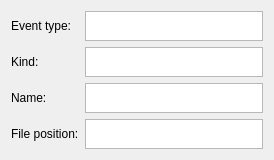
<?xml version="1.0" encoding="UTF-8"?>
<ui version="4.0">
 <class>EntryInfo</class>
 <widget class="QWidget" name="EntryInfo">
  <property name="geometry">
   <rect>
    <x>0</x>
    <y>0</y>
    <width>274</width>
    <height>156</height>
   </rect>
  </property>
  <property name="sizePolicy">
   <sizepolicy hsizetype="Expanding" vsizetype="Expanding">
    <horstretch>0</horstretch>
    <verstretch>0</verstretch>
   </sizepolicy>
  </property>
  <property name="windowTitle">
   <string>Form</string>
  </property>
  <layout class="QGridLayout" name="gridLayout">
   <item row="0" column="0">
    <widget class="QLabel" name="label">
     <property name="sizePolicy">
      <sizepolicy hsizetype="Minimum" vsizetype="Ignored">
       <horstretch>0</horstretch>
       <verstretch>0</verstretch>
      </sizepolicy>
     </property>
     <property name="text">
      <string>Event type:</string>
     </property>
    </widget>
   </item>
   <item row="0" column="1">
    <widget class="QTextEdit" name="eventTypeEdit">
     <property name="enabled">
      <bool>true</bool>
     </property>
     <property name="sizePolicy">
      <sizepolicy hsizetype="Expanding" vsizetype="Minimum">
       <horstretch>0</horstretch>
       <verstretch>0</verstretch>
      </sizepolicy>
     </property>
     <property name="minimumSize">
      <size>
       <width>150</width>
       <height>30</height>
      </size>
     </property>
    </widget>
   </item>
   <item row="1" column="0">
    <widget class="QLabel" name="label_2">
     <property name="sizePolicy">
      <sizepolicy hsizetype="Minimum" vsizetype="Ignored">
       <horstretch>0</horstretch>
       <verstretch>0</verstretch>
      </sizepolicy>
     </property>
     <property name="text">
      <string>Kind:</string>
     </property>
    </widget>
   </item>
   <item row="1" column="1">
    <widget class="QTextEdit" name="kindEdit">
     <property name="enabled">
      <bool>true</bool>
     </property>
     <property name="sizePolicy">
      <sizepolicy hsizetype="Expanding" vsizetype="Minimum">
       <horstretch>0</horstretch>
       <verstretch>0</verstretch>
      </sizepolicy>
     </property>
     <property name="minimumSize">
      <size>
       <width>150</width>
       <height>30</height>
      </size>
     </property>
    </widget>
   </item>
   <item row="2" column="0">
    <widget class="QLabel" name="label_3">
     <property name="sizePolicy">
      <sizepolicy hsizetype="Minimum" vsizetype="Ignored">
       <horstretch>0</horstretch>
       <verstretch>0</verstretch>
      </sizepolicy>
     </property>
     <property name="text">
      <string>Name:</string>
     </property>
    </widget>
   </item>
   <item row="2" column="1">
    <widget class="QTextEdit" name="nameEdit">
     <property name="enabled">
      <bool>true</bool>
     </property>
     <property name="sizePolicy">
      <sizepolicy hsizetype="Expanding" vsizetype="Minimum">
       <horstretch>0</horstretch>
       <verstretch>0</verstretch>
      </sizepolicy>
     </property>
     <property name="minimumSize">
      <size>
       <width>150</width>
       <height>30</height>
      </size>
     </property>
    </widget>
   </item>
   <item row="3" column="0">
    <widget class="QLabel" name="label_4">
     <property name="sizePolicy">
      <sizepolicy hsizetype="Minimum" vsizetype="Ignored">
       <horstretch>0</horstretch>
       <verstretch>0</verstretch>
      </sizepolicy>
     </property>
     <property name="text">
      <string>File position:</string>
     </property>
    </widget>
   </item>
   <item row="3" column="1">
    <widget class="QTextEdit" name="filePositionEdit">
     <property name="enabled">
      <bool>true</bool>
     </property>
     <property name="sizePolicy">
      <sizepolicy hsizetype="Expanding" vsizetype="Minimum">
       <horstretch>0</horstretch>
       <verstretch>0</verstretch>
      </sizepolicy>
     </property>
     <property name="minimumSize">
      <size>
       <width>150</width>
       <height>30</height>
      </size>
     </property>
    </widget>
   </item>
  </layout>
 </widget>
 <resources/>
 <connections/>
</ui>
